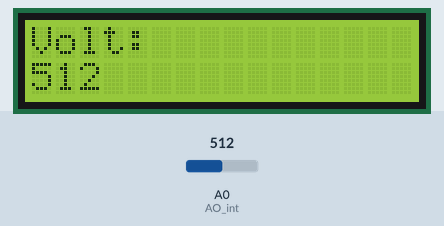
Bench run of a sketch on a simulated Arduino Uno, built with avr-gcc and run on an emulated ATmega328P. Parts: 16×2 character LCD. The inputs (shaded band) are chosen by the test bench; at power-on: A0 (AO_int) = 512. What the sketch prints to the serial monitor is not drawn.

Above: at 1.2 s.
1.3 s: A0 (AO_int) set to 716
At 2.1 s:
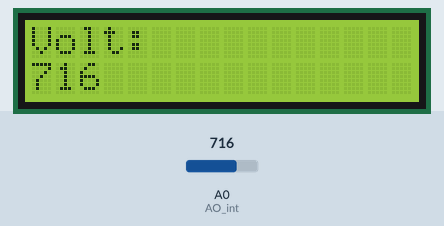
3.1 s: A0 (AO_int) set to 989
At 3.8 s:
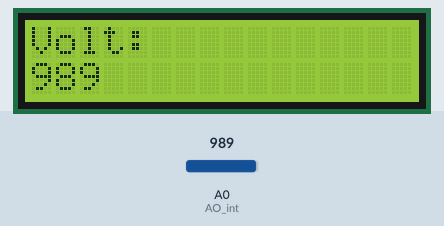
4.9 s: A0 (AO_int) set to 1012
At 5.7 s:
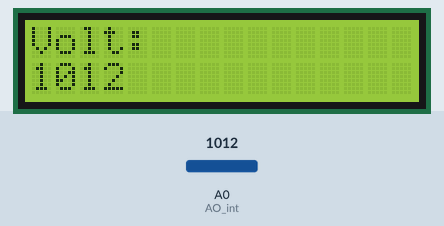
6.7 s: A0 (AO_int) set to 900
At 7.8 s:
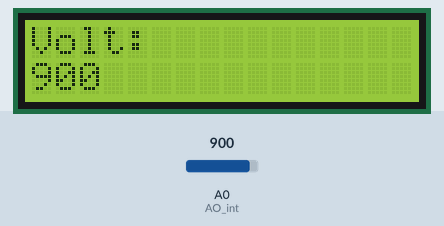
Timing chart, 0 to 9.5 s (numbered marks = the images above; inputs shaded):
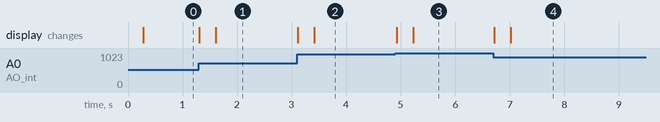

The sketch:

AnalogSmoth.ino
```cpp
#include <Wire.h>
#include <LiquidCrystal_I2C.h>
LiquidCrystal_I2C lcd(0x3F, 16, 2);

//Variables............................................INICIALIZACION
const int AO_int = A0;
const int numReadings = 30;   // Numero de muestras
int readings[numReadings];
int readIndex = 0;
int total = 0;
int average = 0;

void setup() {
  Serial.begin(9600);
  //LCD.........................................................CONFIG
  lcd.init();
  lcd.clear ();
  lcd.home ();
  lcd.print("Volt:");
  lcd.setCursor(0, 1);
  lcd.setBacklight(HIGH);

  for (int thisReading = 0; thisReading < numReadings; thisReading++) {
    readings[thisReading] = 0;
  }
}

void loop() {
  total = total - readings[readIndex];
  readings[readIndex] = analogRead(AO_int);
  total = total + readings[readIndex];
  readIndex = readIndex + 1;

  if (readIndex >= numReadings) {
    readIndex = 0;
  }
  average = total / numReadings;
  //LCD.........................................................Operativo
  lcd.print(average);
  lcd.print("  ");
  lcd.setCursor(0, 1);

  //Transmision.........................................................Operativo

  Serial.print(analogRead(AO_int));
  Serial.print(",");
  Serial.println(average);
  delay(1);
}
```

Measured:
- after the input at 1.3 s, the display: first changes at once (image 1 shows a later state)
- after the input at 3.1 s, the display: first changes at once (image 2 shows a later state)
- after the input at 4.9 s, the display: first changes at once (image 3 shows a later state)
- after the input at 6.7 s, the display: first changes at once (image 4 shows a later state)
